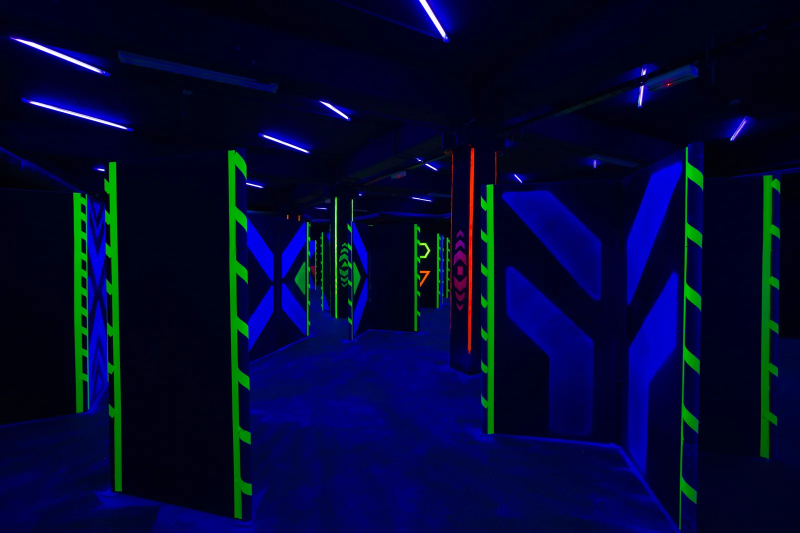
#> input picture assets/img/gallery/01-arena-neon.webp, 1600 x 1066 px (shown at 1/2 size)
$ python blur-detect.py
#> lines starting #> are read from the running program, lines starting #| are printed output that depends on the picture
"""Ranks gallery images by Laplacian-variance sharpness score.

Low score = blurry; high score = sharp. Used to decide which of the old
01–48 arena/action photos are safe to bring back into the masonry.

Prints a table sorted ascending — blurriest on top. Manual review threshold
around 60–80 (images below that are noticeably soft).
"""
from __future__ import annotations
from pathlib import Path
import numpy as np
from PIL import Image

# Minimal Laplacian via numpy (no OpenCV dependency)
LAPLACIAN = np.array([
    [ 0, 1, 0],
    [ 1,-4, 1],
    [ 0, 1, 0],
], dtype=np.float32)


def laplacian_variance(img_path: Path) -> float:
    img = Image.open(img_path).convert("L")
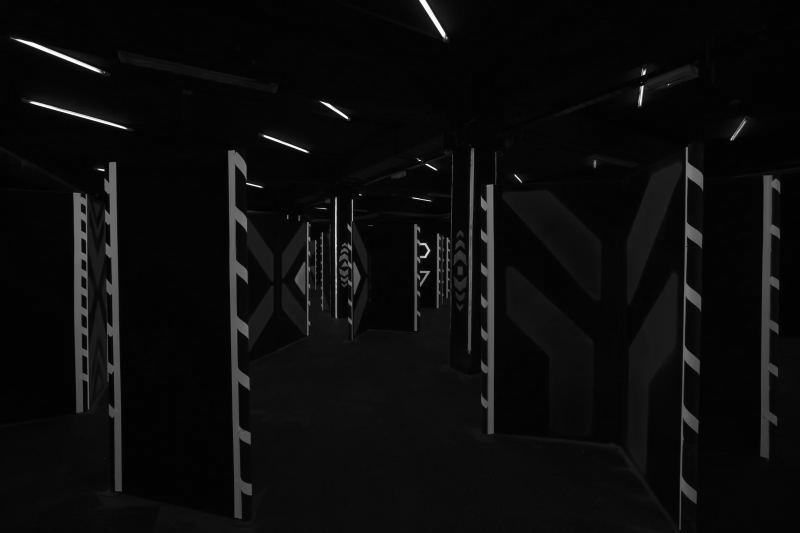
#> img: PIL image 1600x1066 L (shown at 1/2 size); min 0, max 255, mean 11.6
    # Downscale large images so the score is comparable across resolutions
    if max(img.size) > 1000:
        r = 1000 / max(img.size)
#> r = 0.625
        img = img.resize((int(img.width * r), int(img.height * r)), Image.LANCZOS)
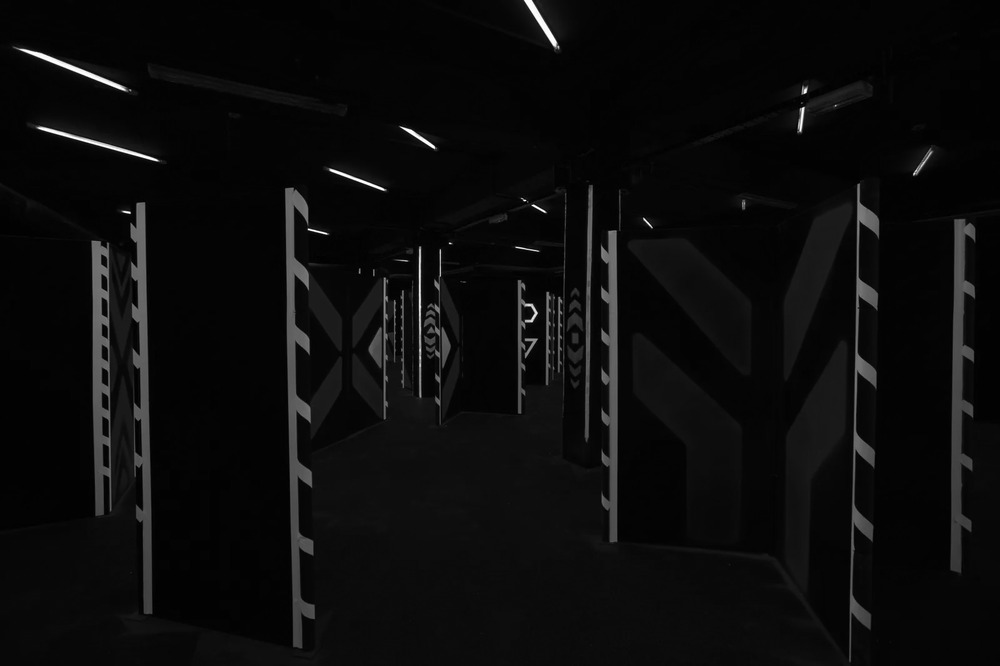
#> img: PIL image 1000x666 L; min 0, max 255, mean 11.6
    a = np.asarray(img, dtype=np.float32)
    # 2D convolution via FFT-free manual (small kernel, OK loop)
    lap = np.zeros_like(a)
    lap[1:-1, 1:-1] = (
        a[1:-1, 0:-2] + a[1:-1, 2:] +
        a[0:-2, 1:-1] + a[2:,   1:-1] -
        4 * a[1:-1, 1:-1]
    )
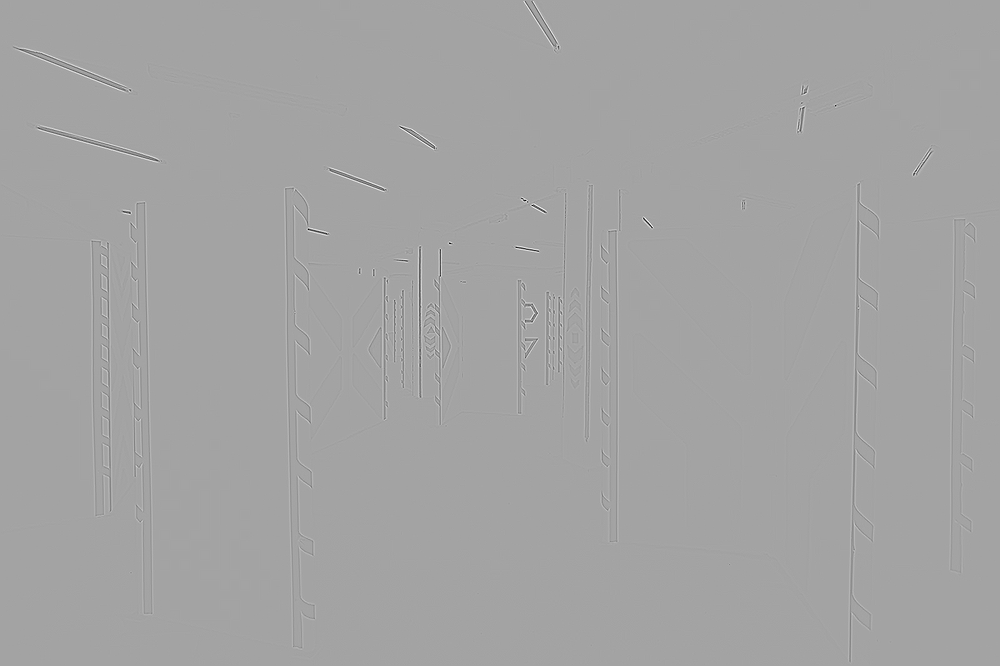
#> lap: shape (666, 1000) float32; min -503, max 282, mean 0; drawn with min black and max white
    return float(lap.var())


def main() -> None:
    root = Path(__file__).resolve().parent.parent
    gallery = root / "public" / "assets" / "img" / "gallery"
    # Only the OLD 01-48 series — drustvo and new p* are known good
    candidates = sorted(
        p for p in gallery.glob("*.webp")
        if not p.stem.startswith(("00", "p"))
    )
    print(f"scoring {len(candidates)} old gallery photos\n")
    scored = [(p.stem, laplacian_variance(p)) for p in candidates]
#> scored = [('01-arena-neon', 226.7)]
    scored.sort(key=lambda x: x[1])
    print(f"{'stem':<22} {'score':>10}  verdict")
    print("-" * 50)
    for stem, s in scored:
        verdict = "BLURRY" if s < 70 else ("soft" if s < 130 else "sharp")
        print(f"{stem:<22} {s:>10.1f}  {verdict}")
#> this loop made 1 pass
#| 01-arena-neon               226.7  sharp


if __name__ == "__main__":
    main()
